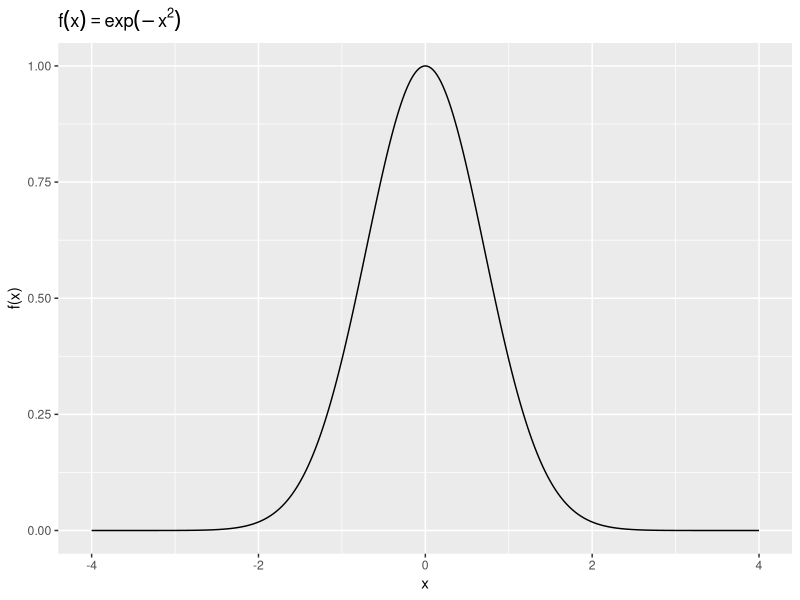
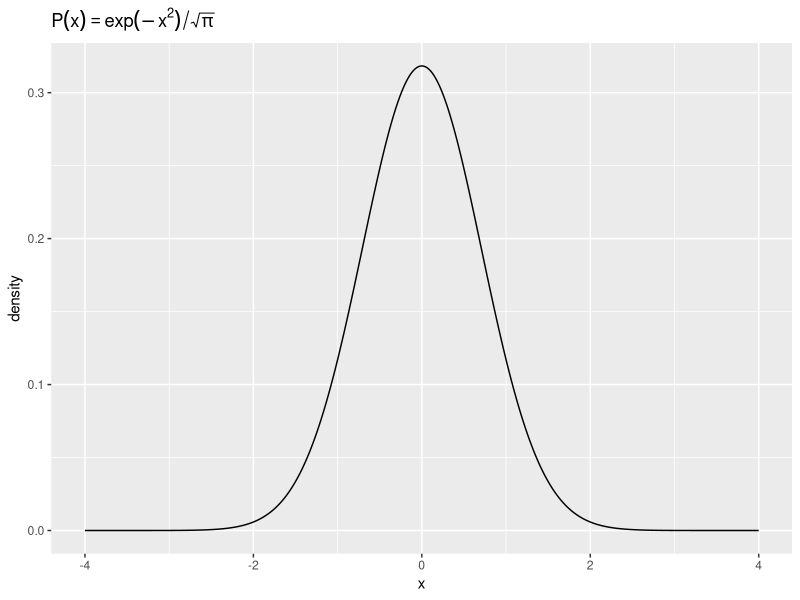
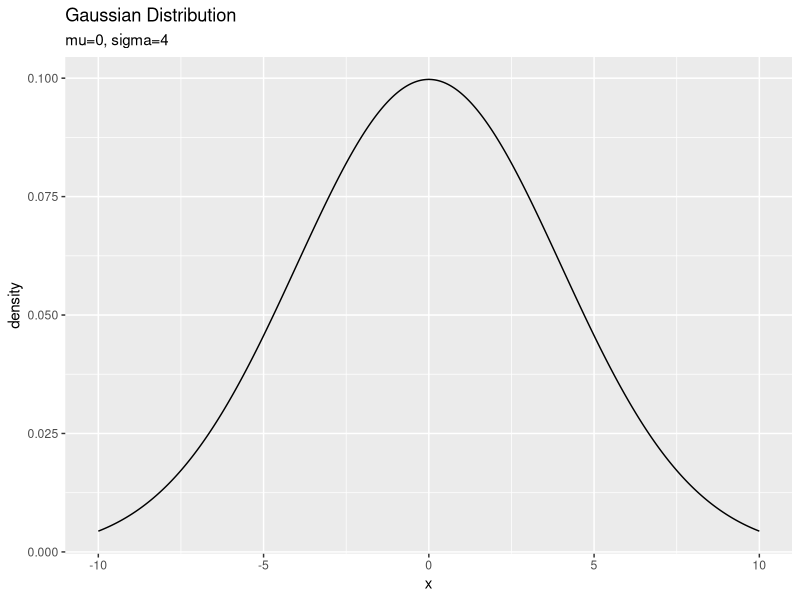

Generate these figures, in order, with R: (Note: this script raises an error after producing the figures.)

# Chapter 2 そもそもモンテカルロ法とは -------------------------------------------------

# 利用パッケージ
library(tidyverse)
library(gganimate)


# 2.1 そもそも乱数とは ------------------------------------------------------------

# 2.1.2 ガウス乱数(正規乱数) -------------------------------------------------------

### 図2.1 ガウス関数 -----

# 作図用のデータフレームを作成
gaussian_function_df <- tibble(
  x = seq(-4, 4, 0.01), 
  f_x = exp(-x^2)
)

# ガウス関数をプロット
ggplot(gaussian_function_df, aes(x = x, y = f_x)) + 
  geom_line() + 
  labs(title = expression(f(x) == exp(-x^2)), 
       y = "f(x)", x = "x")


### ガウス分布:(平均0,標準偏差1/√2)

# 作図用のデータフレームを作成
gaussian_distribution_df <- tibble(
  x = seq(-4, 4, 0.01), 
  P_x = exp(-x^2) / pi
)

# ガウス分布をプロット
ggplot(gaussian_distribution_df, aes(x = x, y = P_x)) + 
  geom_line() + 
  labs(title = expression(P(x) == exp(-x^2) / sqrt(pi)), 
       y = "density", x = "x")


### 図2.2 ガウス分布:(平均mu,標準偏差sigma) -----

# パラメータを指定
mu <- 0
sigma <- 4

# 作図用のデータフレームを作成
gaussian_distribution_df <- tibble(
  x = seq(-10, 10, 0.01), 
  C_N = sqrt(2 * pi) * sigma, # 規格化係数
  P_x = exp(-(x - mu)^2 / (2 * sigma^2)) / C_N, 
  #P_x = dnorm(x = x, mean = mu, sd = sigma)
)

# ガウス分布をプロット
ggplot(gaussian_distribution_df, aes(x = x, y = P_x)) + 
  geom_line() + 
  labs(title = "Gaussian Distribution", 
       subtitle = paste0("mu=", mu, ", sigma=", sigma),
       y = "density", x = "x")


### 図2.3 中心極限定理 -----

# 作図用のデータフレームを作成
gaussian_distribution_df <- tibble(
  x = seq(-1.5, 1.5, 0.01), 
  density = dnorm(x = x, mean = 0, sd = 1)
)

# 誤差の種類数を指定
K <- 100

# 誤差を生成
sum_error <- 0 # 変数を初期化
for(k in 1:K) {
  # 一様乱数生成
  k_error <- runif(n = 1000000, min = -0.5, max = 0.5)
  
  # 誤差を加算
  sum_error <- sum_error + k_error
}

# 作図用のデータフレームを作成
error_df = tibble(
  error = sum_error
)

# for()無しver
error_df <- runif(n = 1000000 * K, min = -0.5, max = 0.5) %>% 
  matrix(ncol = K) %>% 
  rowSums() %>% 
  tibble(error = .)

# ヒストグラムをプロット
ggplot(error_df, aes(x = error / sqrt(K))) + 
  geom_histogram(binwidth = 0.1) + 
  labs(subtitle = (paste0("K=", K)), 
       x = expression(x / K^0.5))


### アニメーション -----

# 誤差の種類を指定
K <- 100

# 作図用のデータフレームを作成
error_animation_df <- tibble() # 変数を初期化
for(k in 1:K) {
  # k種類の誤差を加算
  tmp_df <- (runif(n = 10000 * k, min = -0.5, max = 0.5) / sqrt(k)) %>% # (x / √K)としている
    matrix(ncol = k) %>% 
    rowSums() %>% 
    tibble(
      error = ., 
      k = as.factor(k)
    )
  
  # 計算結果を結合
  error_animation_df <- rbind(error_animation_df, tmp_df)
}

# 作図
error_animation <- ggplot(error_animation_df, aes(x = error)) + 
  geom_histogram(binwidth = 0.1) + 
  gganimate::transition_manual(k) + # フレーム
  labs(subtitle = "K={current_frame}", 
       x = expression(x / K^0.5))

# gif画像を作成
gganimate::animate(error_animation, nframes = K, fps = 5)


# 2.2 一様乱数を用いた積分 ----------------------------------------------------------

# 2.2.1 一様乱数を用いた円周率の計算 ----------------------------------------------------

### 図2.4 扇形の面積の求め方 -----

# 扇形のラインのデータフレームを作成
circle_df <- tibble(
  x = seq(0, 1, 0.01), 
  y = sqrt(1 - x^2)
)

# 扇形のラインを作図
ggplot(circle_df, aes(x = x, y = y)) + 
  geom_line() + 
  coord_fixed() + # 縦横比を固定
  labs(title = expression(x^2 + y^2 == 1))


# 繰り返し回数(K)を指定
K <- 1000

# 変数を初期化
n_in <- 0
sample_x <- NULL
sample_y <- NULL

# Main loop
for(k in 1:K) {
  # 乱数を生成
  x <- runif(n = 1, min = 0, max = 1)
  y <- runif(n = 1, min = 0, max = 1)
  
  # サンプルを記録
  sample_x <- c(sample_x, x)
  sample_y <- c(sample_y, y)
  
  # 扇形内のサンプルをカウント
  if(x^2 + y^2 < 1) { # 乱数が扇の中のとき
    n_in <- n_in + 1
  }
  
  # 途中経過を表示
  print(paste0("iteration: ", k, ", rate: ", round(n_in / k, 3)))
}

# 乱数をデータフレームに格納
sample_df <- tibble(
  x = sample_x, 
  y = sample_y, 
  label = dplyr::if_else(
    x^2 + y^2 < 1, true = "in", false = "out"
  )
)

# サンプルを確認
ggplot() + 
  geom_line(data = circle_df, aes(x = x, y = y), size = 1) + # 扇形のライン
  geom_point(data = sample_df, aes(x = x, y = y, color = label)) + # 乱数の散布図
  coord_fixed() + # 縦横比を固定
  labs(title = expression(x^2 + y^2 < 1), 
       subtitle = paste0("K=", K, ", N_in=", n_in))


### 図2.5 扇形の面積の推移 -----

# 繰り返し回数(K)を指定
K <- 1000

# シミュレーション回数を指定
n_simu <- 100

# シミュレーション
res_df <- tibble() # 変数を初期化
for(s in 1:n_simu) {
  # Main loopの処理
  tmp_df <- tibble(
    x = runif(n = K, min = 0, max = 1), 
    y = runif(n = K, min = 0, max = 1), 
    label = dplyr::if_else(
      x^2 + y^2 < 1, true = TRUE, false = FALSE
    ), # 扇形の中か判定
    k = 1:K, # 繰り返し回数
    simulation = as.factor(s) # 何回目のシミュレーションか
  ) %>% 
    dplyr::mutate(rate_in = cumsum(label) / k) # k回目におけるin率を計算
  
  # 結果を結合
  res_df <- rbind(res_df, tmp_df)
  
  # 途中経過を表示
  print(paste0(
    "simulation: ", s, ", E: ", round(tmp_df[["rate_in"]][K], 3)
  ))
}

# 推移をプロット
ggplot(res_df, aes(x = k, y = rate_in, color = simulation)) + 
  geom_line(alpha = 0.5) + # 面積(in率)の推移
  geom_hline(aes(yintercept = pi / 4), linetype = "dashed") + # 真の面積
  theme(legend.position = "none") + # 凡例
  labs(title = expression(N[("in")] / K), 
       subtitle = paste0("simulation:", n_simu), 
       y = "rate")


# 2.2.2 一様乱数を用いた定積分 ----------------------------------------------------

### 図2.6 扇形の面積 -----

# 繰り返し回数を指定
K <- 1000

# 積分する範囲を指定
a <- 0
b <- 1

# シミュレーション回数を指定
n_simu <- 100

# シミュレーション
res_df <- tibble() # 初期化
for(s in 1:n_simu) {
  # Main loopの処理
  tmp_df <- tibble(
    x = runif(n = K, min = a, max = b), # 乱数を生成
    y = sqrt(1 - x^2), 
    k = 1:K, # 繰り返し回数
    simulation = as.factor(s) # 何回目のシミュレーションか
  ) %>% 
    dplyr::mutate(E_f_x = cumsum(y) / k) # 平均値を計算
  
  # 結果を結合
  res_df <- rbind(res_df, tmp_df)
  
  # 途中経過を表示
  print(paste0(
    "simulation: ", s, ", E: ", round(tmp_df[["E_f_x"]][K], 3)
  ))
}

# 推移をプロット
ggplot(res_df, aes(x = k, y = E_f_x, color = simulation)) + 
  geom_line(alpha = 0.5) + # 面積の推移
  geom_hline(aes(yintercept = pi / 4), linetype = "dashed") + # 真の値
  theme(legend.position = "none") + # 凡例
  labs(title = expression(f(x) == sqrt(1 - x^2)), 
       subtitle = paste0("a=", a, ", b=", b, ", simulation:", n_simu), 
       y = "E[f(x)]")


# 2.2.3 ガウス積分 -------------------------------------------------------------

### 図2.7 ガウス分布の積分値 -----

# 繰り返し回数(K)を指定
K <- 1000

# 積分範囲を指定
a = 2

# ガウス分布のデータフレームを作成
gaussian_distribution_df <- tibble(
  x = seq(-a, a, 0.01), # x軸の描画範囲
  P_x = exp(-x^2 / 2) / sqrt(2 * pi) # 確率密度
)

# ガウス分布をプロット
ggplot(gaussian_distribution_df, aes(x = x, y = P_x)) + 
  geom_line() + 
  labs(title = "Gaussian Distribution", 
       subtitle = expression(paste(mu == 0, ", ", sigma == 1)), 
       y = "density")


# シミュレーション回数を指定
n_simu <- 100

# シミュレーション
res_df <- tibble() # 初期化
for(s in 1:n_simu) {
  # Main loopの処理
  tmp_df <- tibble(
    x = runif(n = K, min = -a, max = a), # 乱数を生成
    #P_x = exp(-x^2 / 2) / sqrt(2 * pi), # 確率密度
    P_x = dnorm(x = x, mean = 0, sd = 1), # 確率密度
    k = 1:K, # 繰り返し番号
    simulation = as.factor(s) # シミュレーション番号
  ) %>% 
    dplyr::mutate(E_P_x = cumsum(P_x) / k) # 平均値を計算
  
  # 結果を結合
  res_df <- rbind(res_df, tmp_df)
  
  # 途中経過を表示
  print(paste0(
    "simulation: ", s, ", E: ", round(tmp_df[["E_P_x"]][K], 3)
  ))
}

# 推移をプロット
ggplot(res_df, aes(x = k, y = E_P_x * 2 * a, color = simulation)) + 
  geom_line(alpha = 0.5) + # 積分値の推移
  geom_hline(aes(yintercept = 1), linetype = "dashed") + # 真の値
  ylim(c(0, 4)) + # y軸の表示範囲
  theme(legend.position = "none") + # 凡例
  labs(title = expression(f(x) == N(x, mu == 0, sigma == 1)), 
       subtitle = paste0("a=", a), 
       y = "E[f(x)]")


# 2.3 期待値と積分 --------------------------------------------------------------

# 繰り返し回数を指定
K <- 1000

# シミュレーション回数を指定
n_simu <- 100

# シミュレーション
res_df <- tibble() # 初期化
for(s in 1:n_simu) {
  # Main loopの処理
  tmp_df <- tibble(
    x = runif(n = K, min = 0, max = 1), # 乱数を生成
    y = runif(n = K, min = 0, max = 1), # 乱数を生成
    label = dplyr::if_else(
      x^2 + y^2 < 1, true = TRUE, false = FALSE
    ), # 扇形の中か判定
    f_xy = dplyr::if_else(
      label == TRUE, true = 2 * pi * sqrt(1 - x^2 - y^2), false = 0
    ), # 扇形の中のとき面積を計算:式(2.9)
    k = 1:K, # 繰り返し番号
    simulation = as.factor(s) # シミュレーション番号
  ) %>% 
    dplyr::mutate(n_in = cumsum(label)) %>% # 扇形の中の数
    dplyr::mutate(E_f_xy = cumsum(f_xy) / n_in) # zの平均値を計算
  
  # 結果を結合
  res_df <- rbind(res_df, tmp_df)
  
  # 途中経過を表示
  print(paste0(
    "simulation: ", s, ", E: ", round(tmp_df[["E_f_xy"]][K], 3)
  ))
}

# 推移をプロット
ggplot(res_df, aes(x = k, y = E_f_xy, color = simulation)) + 
  geom_line(alpha = 0.5) + # 体積の推移
  geom_hline(aes(yintercept = 4 * pi / 3), linetype = "dashed") + # 真の体積
  theme(legend.position = "none") + # 凡例
  labs(title = expression(f(x, y) == 2 * pi * sqrt(1 - x^2 - y^2)), 
       subtitle = paste0("simulation: ", n_simu), 
       y = "E[f(x, y)]")


# 2.4 ガウス乱数を用いた期待値の計算 -----------------------------------------------------

# 2.4.2 ガウス分布から得られる期待値 -----------------------------------------------------

# 繰り返し回数(K)を指定
K <- 1000

# パラメータを指定
mu <- 0
sigma <- 1

# シミュレーション回数を指定
n_simu <- 100

# シミュレーション
res_df <- tibble() # 初期化
for(s in 1:n_simu) {
  # Main loopの処理
  tmp_df <- tibble(
    x = rnorm(n = K, mean = mu, sd = sigma), # 乱数を生成
    f_x = x, 
    f_x2 = x^2, 
    k = 1:K, # 繰り返し番号
    simulation = as.factor(s) # シミュレーション番号
  ) %>% 
    dplyr::mutate(E_f_x = cumsum(f_x) / k)%>%  # 平均値を計算
    dplyr::mutate(E_f_x2 = cumsum(f_x2) / k) # 平均値を計算
  
  # 結果を結合
  res_df <- rbind(res_df, tmp_df)
  
  # 途中経過を表示
  print(paste0(
    "simulation: ", s, 
    ", E[f(X)]: ", round(tmp_df[["E_f_x"]][K], 3), 
    ", E[f(X^2)]: ", round(tmp_df[["E_f_x2"]][K], 3)
  ))
}

# xの期待値の推移をプロット
ggplot(res_df, aes(x = k, y = E_f_x, color = simulation)) + 
  geom_line(alpha = 0.5) + # 期待値の推移
  geom_hline(aes(yintercept = mu), linetype = "dashed") + # 真の値
  theme(legend.position = "none") + # 凡例
  labs(title = expression(paste(f(x) == x, ", ", x %~% N(mu, sigma))), 
       subtitle = paste0("mu=", 0, ", sigma=", 1), 
       y = "E[f(x)]")

# xの2乗の期待値の推移をプロット
ggplot(res_df, aes(x = k, y = E_f_x2, color = simulation)) + 
  geom_line(alpha = 0.5) + # 期待値の推移
  geom_hline(aes(yintercept = mu^2 + sigma^2), linetype = "dashed") + # 真の値
  theme(legend.position = "none") + # 凡例
  labs(title = expression(paste(f(x) == x^2, ", ", x %~% N(mu, sigma))), 
       subtitle = paste0("mu=", 0, ", sigma=", 1), 
       y = "E[f(x^2)]")
